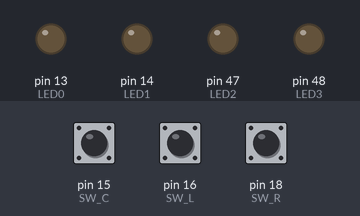
Recording of a sketch running on a simulated Arduino Mega 2560, built with avr-gcc and run on an emulated ATmega2560. Shown: output pins drawn as LEDs (lit = HIGH). The test bench sets the inputs (shaded band); at power-on: pin 15 (SW_C) HIGH, pin 16 (SW_L) HIGH, pin 18 (SW_R) HIGH.

Above: at 1.2 s.
1.3 s: pin 15 (SW_C) pulled LOW for 0.15 s
At 1.9 s:
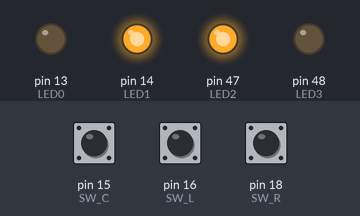
2.9 s: pin 16 (SW_L) pulled LOW for 0.15 s
At 4.1 s:
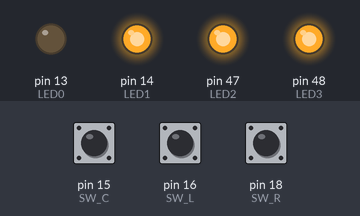
4.5 s: pin 18 (SW_R) pulled LOW for 0.15 s
At 5.5 s:
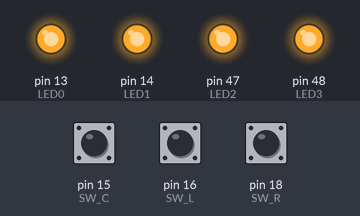
6.1 s: pin 15 (SW_C) pulled LOW for 1 s
At 6.7 s:
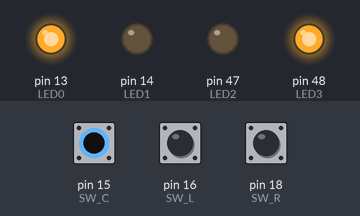
8.6 s: pin 16 (SW_L) pulled LOW for 1 s
At 9.8 s:
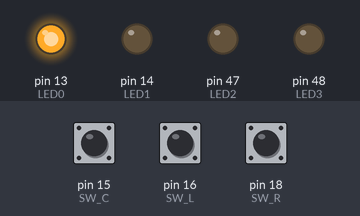
11.1 s: pin 15 (SW_C) pulled LOW for 0.15 s
At 11.7 s:
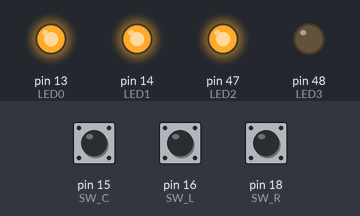
Timing chart, 0 to 13.7 s (numbered marks = the images above; inputs shaded):
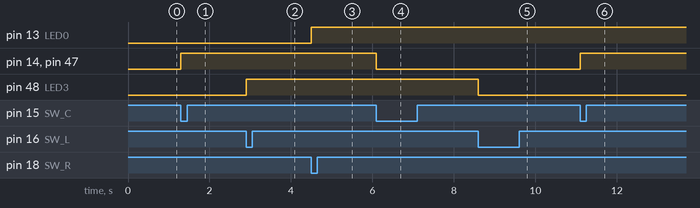

The sketch:

pico_classic_v4_STEP2_SWITCH.ino
```cpp
// (licence header left out)
#define LED0 13
#define LED1 14
#define LED2 47
#define LED3 48

#define SW_L 16
#define SW_C 15
#define SW_R 18

int g_state_r, g_state_c, g_state_l;

void setup()
{
  // put your setup code here, to run once:
  pinMode(LED0, OUTPUT);
  pinMode(LED1, OUTPUT);
  pinMode(LED2, OUTPUT);
  pinMode(LED3, OUTPUT);

  pinMode(SW_L, INPUT_PULLUP);
  pinMode(SW_C, INPUT_PULLUP);
  pinMode(SW_R, INPUT_PULLUP);

  g_state_r = g_state_c = g_state_l = 0;
}

void loop()
{
  // put your main code here, to run repeatedly:
  while (digitalRead(SW_L) && digitalRead(SW_C) && digitalRead(SW_R)) {
    continue;
  }
  if (digitalRead(SW_R) == 0) {
    digitalWrite(LED0, (++g_state_r) & 0x01);
  }
  if (digitalRead(SW_C) == 0) {
    digitalWrite(LED1, (++g_state_c) & 0x01);
    digitalWrite(LED2, (g_state_c) & 0x01);
  }
  if (digitalRead(SW_L) == 0) {
    digitalWrite(LED3, (++g_state_l) & 0x01);
  }
  delay(30);
  while (!(digitalRead(SW_L) && digitalRead(SW_C) && digitalRead(SW_R))) {
    continue;
  }
  delay(30);
}
```

Measured:
- after the input at 1.3 s, pin 14 (LED1), pin 47 (LED2): LOW → HIGH at once
- after the input at 2.9 s, pin 48 (LED3): LOW → HIGH at once
- after the input at 4.5 s, pin 13 (LED0): LOW → HIGH at once
- after the input at 6.1 s, pin 14 (LED1), pin 47 (LED2): HIGH → LOW at once
- after the input at 8.6 s, pin 48 (LED3): HIGH → LOW at once
- after the input at 11.1 s, pin 14 (LED1), pin 47 (LED2): LOW → HIGH at once
